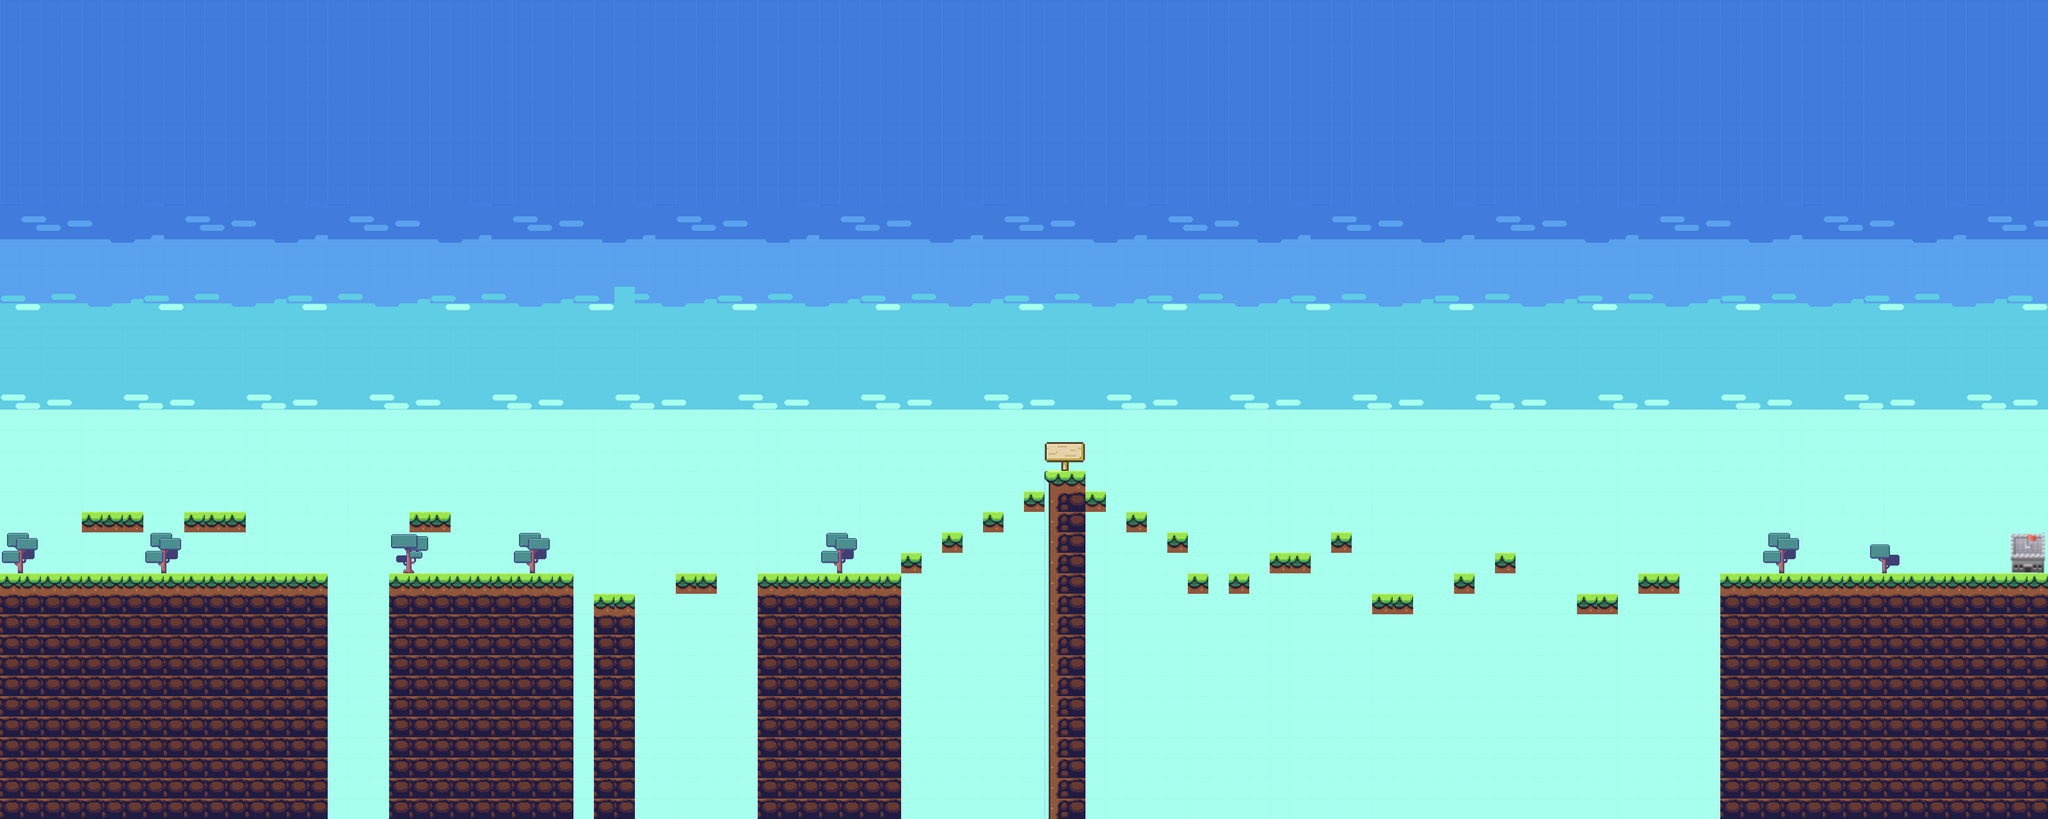

The image is a tile-based game level rendered from a .tmx file. Its description and source (layers, tilesets, objects; grid data summarised) follow:
An orthogonal 100x40 tile map with 32x32 px tiles, 3 tile layers (sita, naka, ue).

<map version="1.4" tiledversion="1.4.2" orientation="orthogonal" renderorder="right-down" width="100" height="40" tilewidth="32" tileheight="32" infinite="0" nextlayerid="6" nextobjectid="1">
 <editorsettings>
  <export target="map.csv" format="csv" />
 </editorsettings>
 <tileset firstgid="1" source="map.tsx" />
 <layer id="1" name="sita" width="100" height="40">
  <data>[4000 cells, 4000 non-empty, 40 distinct tile ids]</data>
 </layer>
 <layer id="4" name="naka" width="100" height="40">
  <data>[4000 cells, 4000 non-empty, 13 distinct tile ids]</data>
 </layer>
 <layer id="5" name="ue" width="100" height="40">
  <data>[4000 cells, 4000 non-empty, 13 distinct tile ids]</data>
 </layer>
</map>